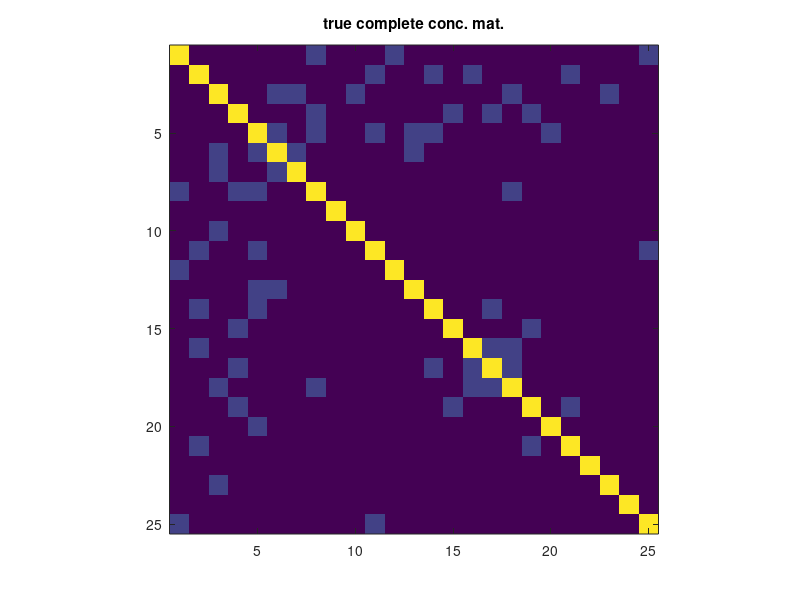
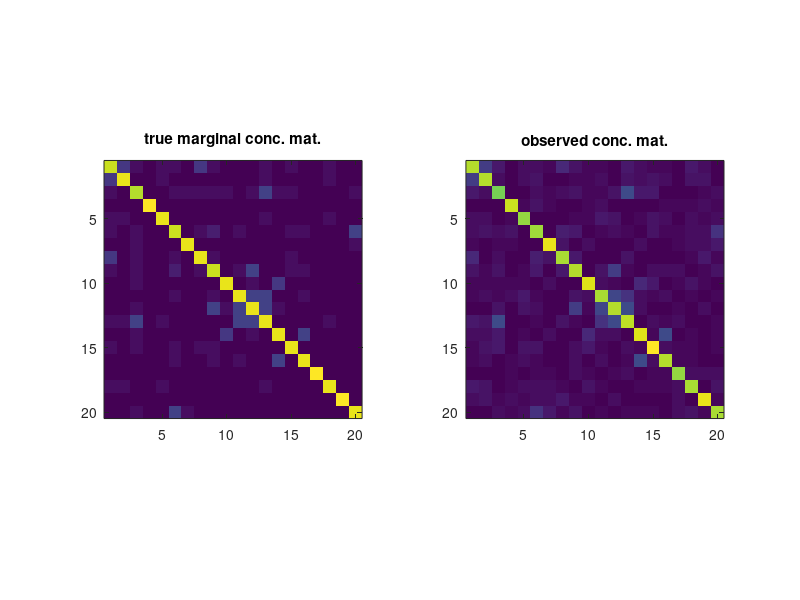

MATLAB code to generate these figures, in order: (Note: this script raises an error after producing the figures.)
%
% EXPERIMEpt ON non oriepted graph structure learning with latept variables
% 
% We build the complete model and sample from it
% We assume latept variables ndependept

%% settings

n=1000; % number of samples

pl=5; % number of latept variables
po=20;% number of observed variables
pt=po+pl;

slo=.2; % level of sparsity on latept-observed block of conceptration mat
soo=.1; % level of sparsity on latept-observed block of conceptration mat
Too=tril(rand(po,po)<soo,-1);
Doo=.2*(Too+Too')+eye(po);
Dol=.2*(rand(po,pl)<slo);

%% construction of the conceptration matrix
Dfull=zeros(pt);
Dfull(1:pl,1:pl)=eye(pl);
Dfull((pl+1):pt,(pl+1):pt)=Doo;
Dfull(1:pl,(pl+1):pt)=Dol';
Dfull((pl+1):pt,1:pl)=Dol;

Dfull=.5*(Dfull+Dfull');

figure(1);clf;
imagesc(abs(Dfull));
pbaspect([1 1 1]);
title('true complete conc. mat.');
keyboard;

if eigs(Dfull,1,'sa')<0
    error('The conceptration matrix of the complete model is not PSD \n')
end

%% sampling data
mu=zeros(1,pt); % vector of means
Xfull=mvnrnd(mu, inv(Dfull), n)';
X=Xfull((pl+1):pt,:);
S=cov(X');

%% plotting

figure(2);clf;
subplot(1,2,1);
imagesc(abs(Doo-Dol*Dol'));
pbaspect([1 1 1]);
title('true marginal conc. mat.');
subplot(1,2,2);
imagesc(abs(inv(S)));
pbaspect([1 1 1]);
title('observed conc. mat.');

%% our norm psd with decomposition S-M
%% sparse_omega_lgm;

p=po;
inputData.X1=S^.5;
param.mu=0.05;
param.lambda=0.05;
param.rho=0.5;
% param.cardfun=inf*ones(1,p);
% param.cardfun(5)=1;
param.cardfun=(1:(p)).^.2;
[Aso,Mso,Sso,Eso,Mso_as] = sparse_omega_lgm( inputData, param);
Uso=bsxfun(@times,sqrt(Mso_as.alpha)',Mso_as.atoms);
nl=length(Mso_as.alpha);

Dso=zeros(p+nl);
Dso(1:nl,1:nl)=eye(nl);
Dso((nl+1):(nl+p),(nl+1):(nl+p))=Sso;
Dso(1:nl,(nl+1):(nl+p))=Uso';
Dso((nl+1):(nl+p),1:nl)=Uso;

figure(1);clf;
subplot(2,2,1)
imagesc(abs(Dfull));
pbaspect([1 1 1]);
title('true complete conc. mat.');
subplot(2,2,2)
imagesc(abs(Dso));
pbaspect([1 1 1]);
title('estimated complete conc. mat.');
subplot(2,2,3)
imagesc(abs(Dfull)>1e-15);
pbaspect([1 1 1]);
title('true support');
subplot(2,2,4)
imagesc(abs(Dso)>1e-15);
pbaspect([1 1 1]);
title('estimated support');

